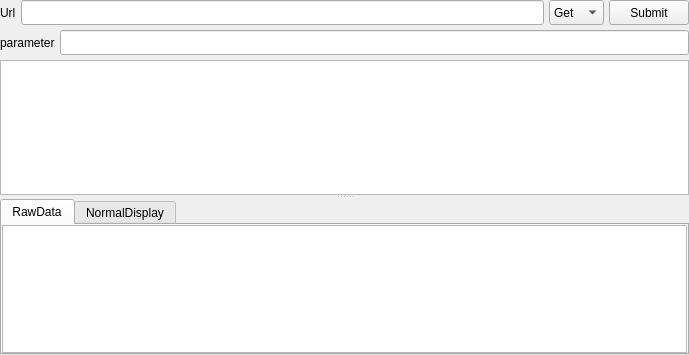
<?xml version="1.0" encoding="UTF-8"?>
<ui version="4.0">
 <class>HttpClient</class>
 <widget class="QWidget" name="HttpClient">
  <property name="geometry">
   <rect>
    <x>0</x>
    <y>0</y>
    <width>689</width>
    <height>355</height>
   </rect>
  </property>
  <property name="windowTitle">
   <string>Form</string>
  </property>
  <layout class="QVBoxLayout" name="verticalLayout">
   <property name="spacing">
    <number>5</number>
   </property>
   <property name="leftMargin">
    <number>0</number>
   </property>
   <property name="topMargin">
    <number>0</number>
   </property>
   <property name="rightMargin">
    <number>0</number>
   </property>
   <property name="bottomMargin">
    <number>0</number>
   </property>
   <item>
    <layout class="QHBoxLayout" name="horizontalLayout_42">
     <property name="spacing">
      <number>5</number>
     </property>
     <item>
      <widget class="QLabel" name="label_39">
       <property name="minimumSize">
        <size>
         <width>0</width>
         <height>25</height>
        </size>
       </property>
       <property name="text">
        <string>Url</string>
       </property>
      </widget>
     </item>
     <item>
      <widget class="QLineEdit" name="lineEdit_HttpUrl">
       <property name="minimumSize">
        <size>
         <width>0</width>
         <height>25</height>
        </size>
       </property>
      </widget>
     </item>
     <item>
      <widget class="QComboBox" name="comboBox_HttpMethods">
       <property name="minimumSize">
        <size>
         <width>0</width>
         <height>25</height>
        </size>
       </property>
       <item>
        <property name="text">
         <string>Get</string>
        </property>
       </item>
       <item>
        <property name="text">
         <string>Post</string>
        </property>
       </item>
      </widget>
     </item>
     <item>
      <widget class="QPushButton" name="pushButton_HttpSubmit">
       <property name="minimumSize">
        <size>
         <width>0</width>
         <height>25</height>
        </size>
       </property>
       <property name="text">
        <string>Submit</string>
       </property>
      </widget>
     </item>
    </layout>
   </item>
   <item>
    <layout class="QHBoxLayout" name="horizontalLayout_41">
     <property name="spacing">
      <number>5</number>
     </property>
     <item>
      <widget class="QLabel" name="label_40">
       <property name="minimumSize">
        <size>
         <width>0</width>
         <height>25</height>
        </size>
       </property>
       <property name="text">
        <string>parameter</string>
       </property>
      </widget>
     </item>
     <item>
      <widget class="QLineEdit" name="lineEdit_3">
       <property name="minimumSize">
        <size>
         <width>0</width>
         <height>25</height>
        </size>
       </property>
      </widget>
     </item>
    </layout>
   </item>
   <item>
    <widget class="QSplitter" name="splitter_6">
     <property name="orientation">
      <enum>Qt::Vertical</enum>
     </property>
     <widget class="QTableWidget" name="tableWidget">
      <property name="maximumSize">
       <size>
        <width>16777215</width>
        <height>150</height>
       </size>
      </property>
     </widget>
     <widget class="QTabWidget" name="tabWidget">
      <property name="currentIndex">
       <number>0</number>
      </property>
      <widget class="QWidget" name="RawData">
       <attribute name="title">
        <string>RawData</string>
       </attribute>
       <layout class="QGridLayout" name="gridLayout">
        <property name="leftMargin">
         <number>0</number>
        </property>
        <property name="topMargin">
         <number>0</number>
        </property>
        <property name="rightMargin">
         <number>0</number>
        </property>
        <property name="bottomMargin">
         <number>0</number>
        </property>
        <property name="spacing">
         <number>0</number>
        </property>
        <item row="0" column="0">
         <widget class="QTextBrowser" name="textBrowser"/>
        </item>
       </layout>
      </widget>
      <widget class="QWidget" name="NormalDisplay">
       <attribute name="title">
        <string>NormalDisplay</string>
       </attribute>
      </widget>
     </widget>
    </widget>
   </item>
  </layout>
 </widget>
 <resources/>
 <connections/>
</ui>
